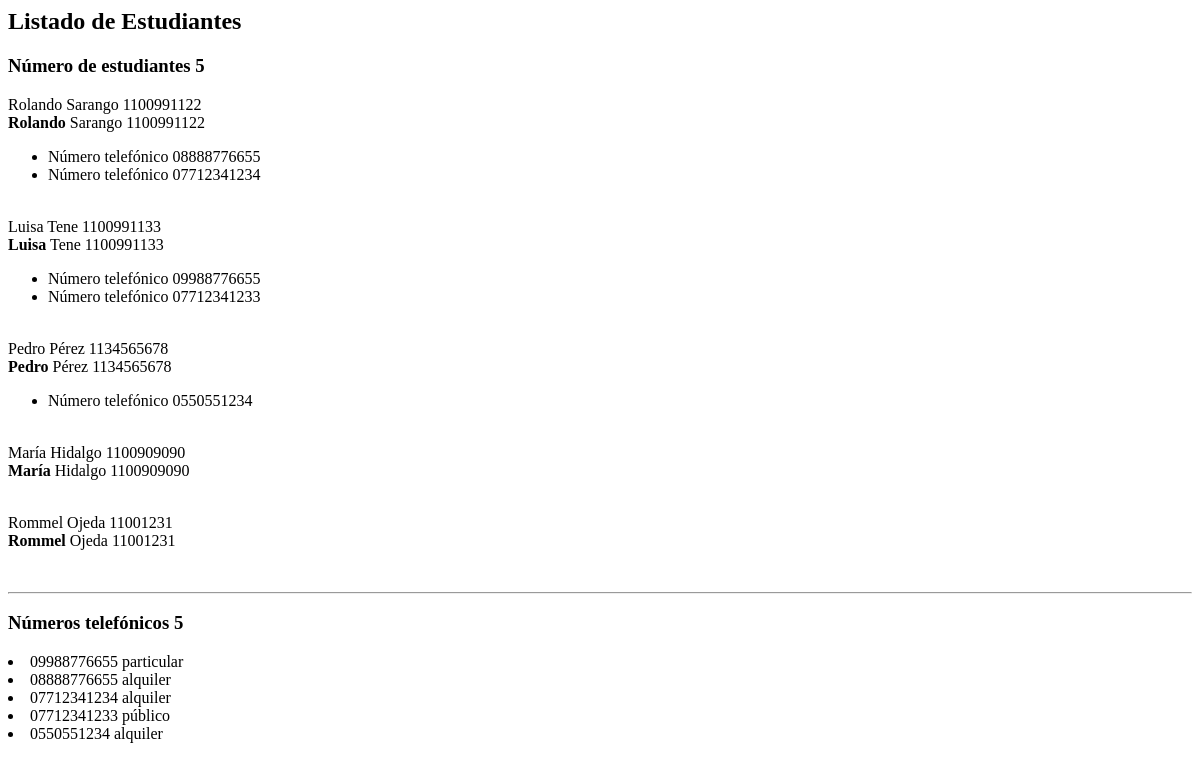
The app's page /administrativo/listado/estudiantes/dos, older data.
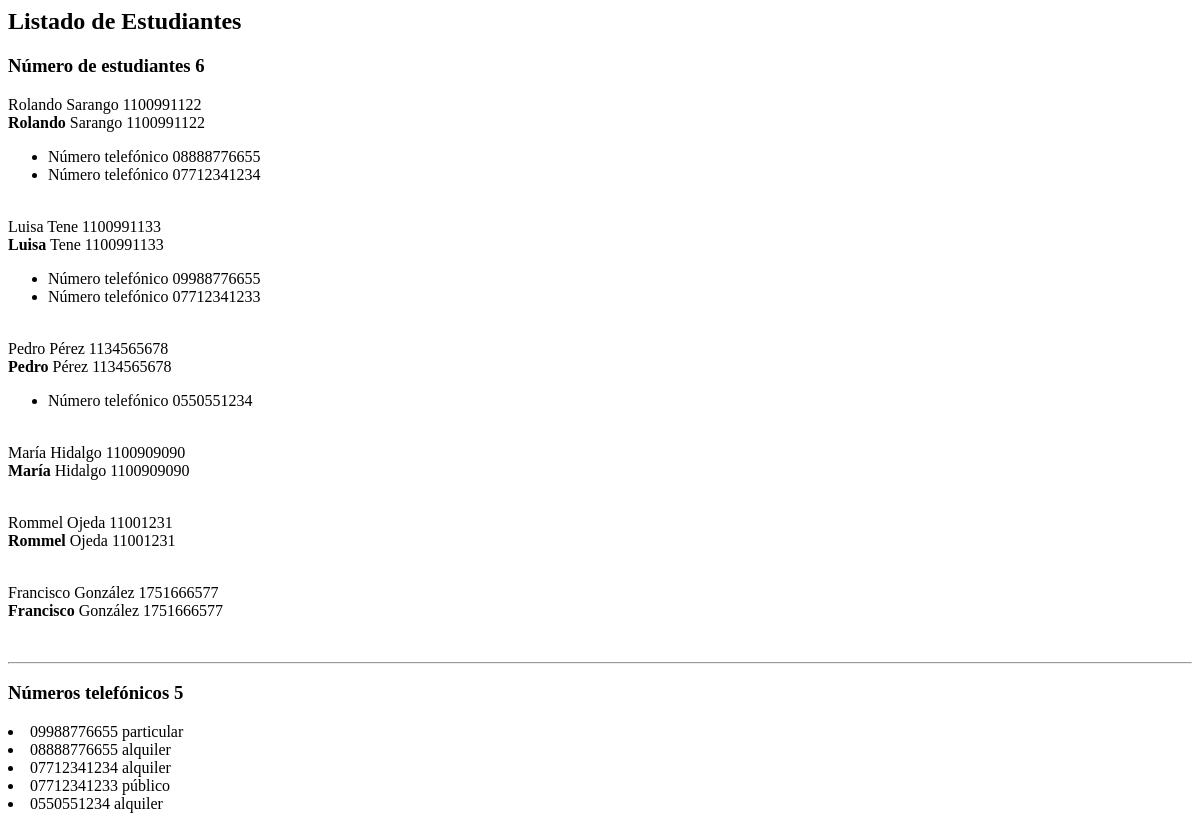
The same page, newer data.
### administrativo/models.py (models this page shows)
class Estudiante(models.Model):
    nombre = models.CharField(max_length=30)
    apellido = models.CharField(max_length=30)
    cedula = models.CharField(max_length=30, unique=True)
    def __str__(self):
        return "%s %s %s" % (self.nombre,
                self.apellido,
                self.cedula)

class NumeroTelefonico(models.Model):
    telefono = models.CharField(max_length=100)
    tipo = models.CharField(max_length=100)
    estudiante = models.ForeignKey(Estudiante, on_delete=models.CASCADE,
    related_name="mis_numeros_telefonicos")
    def __str__(self):
        return "%s %s" % (self.telefono, self.tipo)

### administrativo/views.py (the view)
# urls.py: path('listado/estudiantes/dos', views.listadoEstudiantesDos,
def listadoEstudiantesDos(request):
    estudiantes = Estudiante.objects.all()
    mis_numeros_telefonicos = NumeroTelefonico.objects.all()
    informacion_template = {'estudiantes': estudiantes,
    'numero_estudiantes': len(estudiantes),
    'mis_numeros_telefonicos': mis_numeros_telefonicos,
    'numeros_telefonicos': len(mis_numeros_telefonicos)}
    return render(request, 'listadoEstudiantesDos.html', informacion_template)

### administrativo/templates/listadoEstudiantesDos.html (shortened to what this page needs)
<h2>Listado de Estudiantes</h3>
<h3>Número de estudiantes {{ numero_estudiantes }}</h3>
{% for e in estudiantes %}
  {{e}}
  <br/>
  <b>{{e.nombre}}</b> {{e.apellido}} {{e.cedula}}
  <br/>
  <ul>
  {% for numero in e.mis_numeros_telefonicos.all %}
      <li>
          Número telefónico {{numero.telefono}}<br/>
      </li>
  {% endfor %}
  </ul>
  <br/>
{% endfor %}
<hr>
<h3>Números telefónicos {{numeros_telefonicos}}</h3>
{% for e in mis_numeros_telefonicos %}
  <li>{{ e }} </li>
{% endfor %}

Row changes from the older to the newer data that the page shows:
added Estudiante: nombre+apellido+cedula "Francisco González 1751666577", nombre "Francisco", apellido "González", cedula "1751666577"
Text that changed along with them:
{{ numero_estudiantes }}: "5" → "6"
